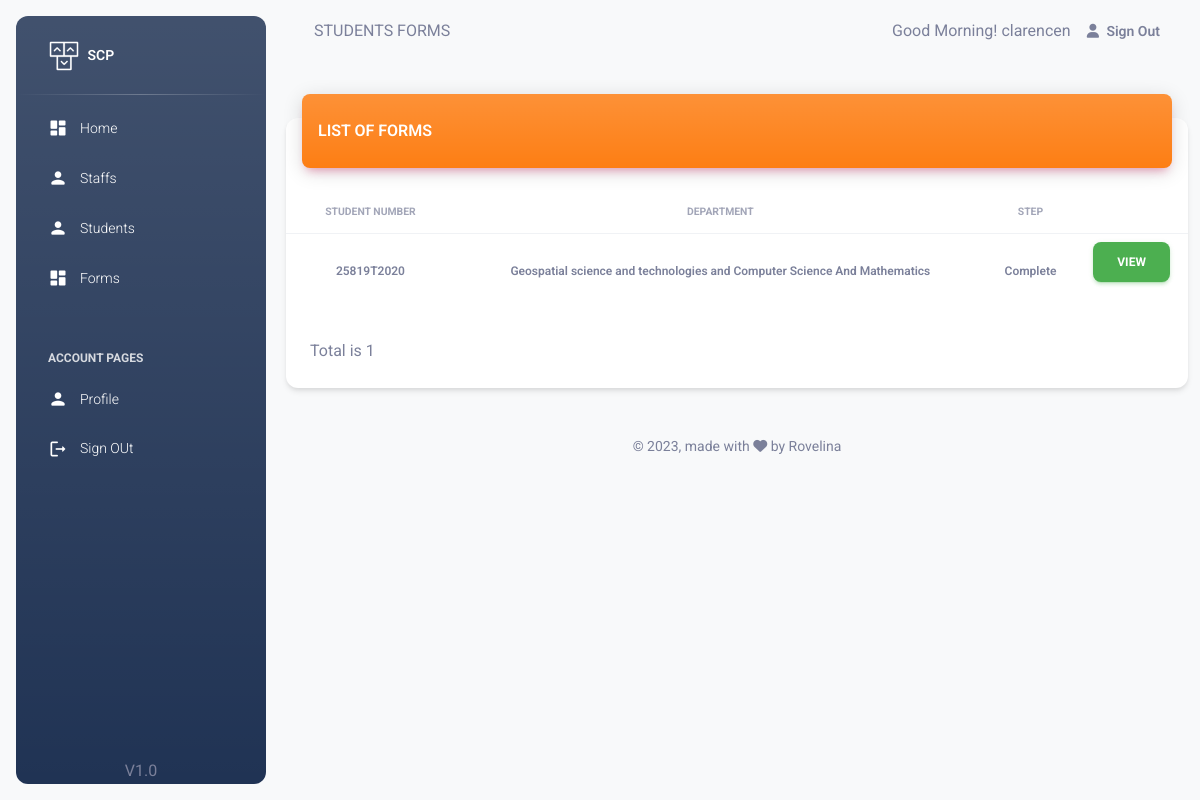
Page /pages/staff/forms.php (signed in) on the committed database.
### tables this page shows
CREATE TABLE `staff` (
  `staff_number` varchar(50) NOT NULL,
  `first_name` varchar(50) NOT NULL,
  `middle_name` varchar(50) NOT NULL,
  `staff_role` int(11) NOT NULL,
  `email` varchar(50) NOT NULL,
  `password` varchar(250) NOT NULL,
  `last_name` varchar(50) NOT NULL,
  `department` int(11) NOT NULL,
  `title` varchar(50) NOT NULL
);

CREATE TABLE `form` (
  `form_id` bigint(20) NOT NULL,
  `student` varchar(50) NOT NULL,
  `form_step` int(11) NOT NULL
);

CREATE TABLE `department` (
  `department_name` varchar(250) NOT NULL,
  `department_number` int(11) NOT NULL
);

CREATE TABLE `form_step` (
  `step_id` int(11) NOT NULL,
  `step_name` varchar(50) NOT NULL
);

### classes/Account.php (called while the page is built, shortened)
<?php
 class Account {
    public function staff_session_detail($sessin_id)
    {
        try{
            $db = getDB();
            $stmt = $db->prepare("SELECT staff_role,first_name,middle_name,last_name FROM staff WHERE staff_number=:staff_number");
            $stmt->bindParam("staff_number", $sessin_id,PDO::PARAM_STR);
            $stmt->execute();
            $data = $stmt->fetch(PDO::FETCH_OBJ);
            return $data;
        }
        catch(PDOException $e) {
            echo '{"error":{"text":'. $e->getMessage() .'}}';
        }
    }
 }
?>

### classes/Form.php (called while the page is built, shortened)
<?php
 class Form {
    public function staff_forms($staff_id)
    {
        try{
            $db = getDB();
            $stmt = $db->prepare("SELECT * FROM staff WHERE staff_number=:staff_id");
            $stmt->bindParam("staff_id", $staff_id,PDO::PARAM_STR);
            $stmt->execute();
            $staff = $stmt->fetch(PDO::FETCH_OBJ);
            $staff_role= $staff->staff_role;
            $department= $staff->department;
            if($staff_role == 100 ){
                $staff_role= 8;
                $stmt = $db->prepare("SELECT * FROM form frm
                    inner join form_step fst on frm.form_step = fst.step_id
                    inner  join student std on std.student_number = frm.student
                    inner join department dpt  on dpt.department_number = std.department
                    where frm.form_step = :staff_role
                ");
                 $stmt->bindParam("staff_role", $staff_role,PDO::PARAM_INT);
                $stmt->execute();
                $data = $stmt->fetchAll();
            }else if($staff_role == 7 ){
                $stmt = $db->prepare("SELECT * FROM form frm
                    inner join form_step fst on frm.form_step = fst.step_id
                    inner  join student std on std.student_number = frm.student
                    inner join department dpt  on dpt.department_number = std.department
                    where frm.form_step = :staff_role and dpt.department_number = :department
                ");
                $stmt->bindParam("staff_role", $staff_role,PDO::PARAM_INT);
                $stmt->bindParam("department", $department,PDO::PARAM_INT);
                $stmt->execute();
                $data = $stmt->fetchAll();
            };
            return $data;
        }
        catch(PDOException $e) {
            echo '{"error":{"staff_forms":'. $e->getMessage() .'}}';
        }
    }
 }
?>

### pages/staff/forms.php (the view, shortened to what this page needs)
<?php
    include('../session.php');
    $page_tittle = "STUDENTS FORMS";
    $SessinUser=$account_class->staff_session_detail($login_session_id);
    $forms=$form_class->staff_forms($login_session_id);
?>
<!DOCTYPE html>
<html lang="en">
  <head>
    <?php include 'head.php';?>
  </head>
  <body class="g-sidenav-show  bg-gray-100">
    <?php include 'aside.php';?>
    <main class="main-content border-radius-lg ">
      <?php include 'navbar.php';?>
      <div class="container-fluid py-4">
        <div class="row">
          <div class="col-12">
            <div class="card my-4">
              <div class="card-header p-0 position-relative mt-n4 mx-3 z-index-2">
                <div style="background-color:#fd7e14" class="bg-gradient shadow-primary border-radius-lg pt-4 pb-3">
                  <div class="row">
                      <div class="col-6">
                        <h6 class="text-white  text-capitalize ps-3">LIST OF FORMS </h6>
                      </div>
                  </div>
                </div>
              </div>
              <div class="card-body px-0 pb-2">
                <div class="table-responsive p-0">
                <table class="table align-items-center mb-0">
                  <thead>
                    <tr>
                      <th class="text-center text-uppercase text-secondary text-xxs font-weight-bolder opacity-7">Student Number</th>
                      <th class="text-center text-uppercase text-secondary text-xxs font-weight-bolder opacity-7">Department</th>
                      <th class="text-center text-uppercase text-secondary text-xxs font-weight-bolder opacity-7">Step</th>
                      <th class="text-center text-uppercase text-secondary text-xxs font-weight-bolder opacity-7"></th>
                    </tr>
                  </thead>
                  <tbody>
                      <?php
                        foreach ($forms as $form) {
                          echo "
                          <tr>
                            <td class='align-middle text-center text-sm'>
                              <span class='text-secondary text-xs font-weight-bold'>{$form['student']}</span>
                            </td>
                            <td class='align-middle text-center text-sm'>
                              <span class='text-secondary text-xs font-weight-bold'>{$form['department_name']}</span>
                            </td>
                            <td class='align-middle text-center text-sm'>
                              <span class='text-secondary text-xs font-weight-bold'>{$form['step_name']}</span>
                            </td>
                            <td class='align-middle text-center'>
                              <a href='./form_view.php?id={$form['form_id']}' class='btn btn-success'>VIEW</a>
                            </td>
                          </tr>
                        ";
                        }
                      ?>
                  </tbody>
                </table>
                </div>
              </div>
              <div class="card-footer">
                Total is <?php
                     echo count($forms);
                ?>
              </div>
            </div>
          </div>
        </div>
        <?php include 'footer.php';?>
      </div>
    </main>
  </body>
</html>

### pages/staff/navbar.php
<nav class="navbar navbar-main navbar-expand-lg px-0 mx-4 shadow-none border-radius-xl" id="navbarBlur" data-scroll="true">
  <div class="container-fluid py-1 px-3">
    <nav aria-label="breadcrumb">
      <?php echo $page_tittle;?>
    </nav>
    <div class="collapse navbar-collapse mt-sm-0 mt-2 me-md-0 me-sm-4" id="navbar">
      <div class="ms-md-auto pe-md-3 d-flex align-items-center">
      <?php
        $current_hour = date('H');
        if ($current_hour >= 5 && $current_hour < 12) {
            echo "Good Morning! ". $SessinUser->first_name;
        } elseif ($current_hour >= 12 && $current_hour < 18) {
            echo "Good Afternoon! ". $SessinUser->first_name;
        } else {
            echo "Good Evening! ". $SessinUser->first_name;
        }
      ?>
      </div>
      <ul class="navbar-nav  justify-content-end">
        <li class="nav-item d-flex align-items-center">
           <?php include '../sign_out_link.php';?>
        </li>
      </ul>
    </div>
  </div>
</nav>

### rows in the picture
staff: first_name "clarencen"
form: student "25819T2020", department.department_name "Geospatial science and technologies and Computer Science And Mathematics", form_step.step_name "Complete"

### other values in the picture
$page_tittle "STUDENTS FORMS"
count($forms) "1"
